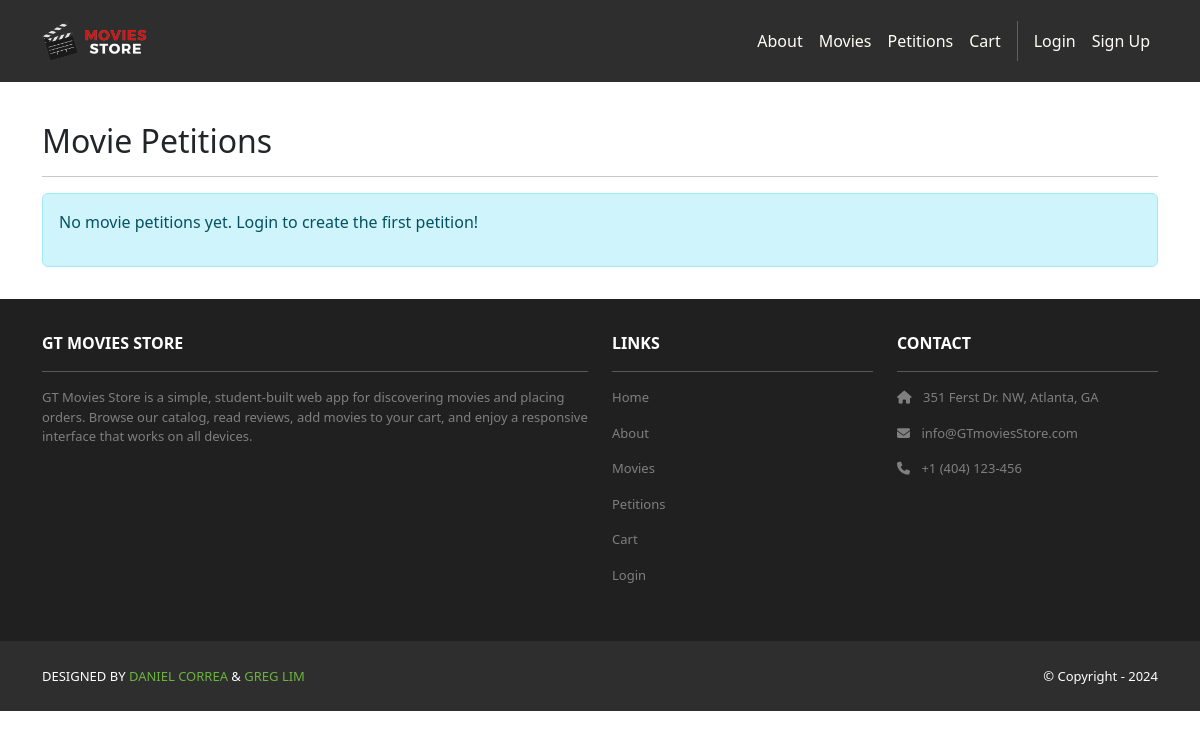
Before: /petitions/ with the older database file.
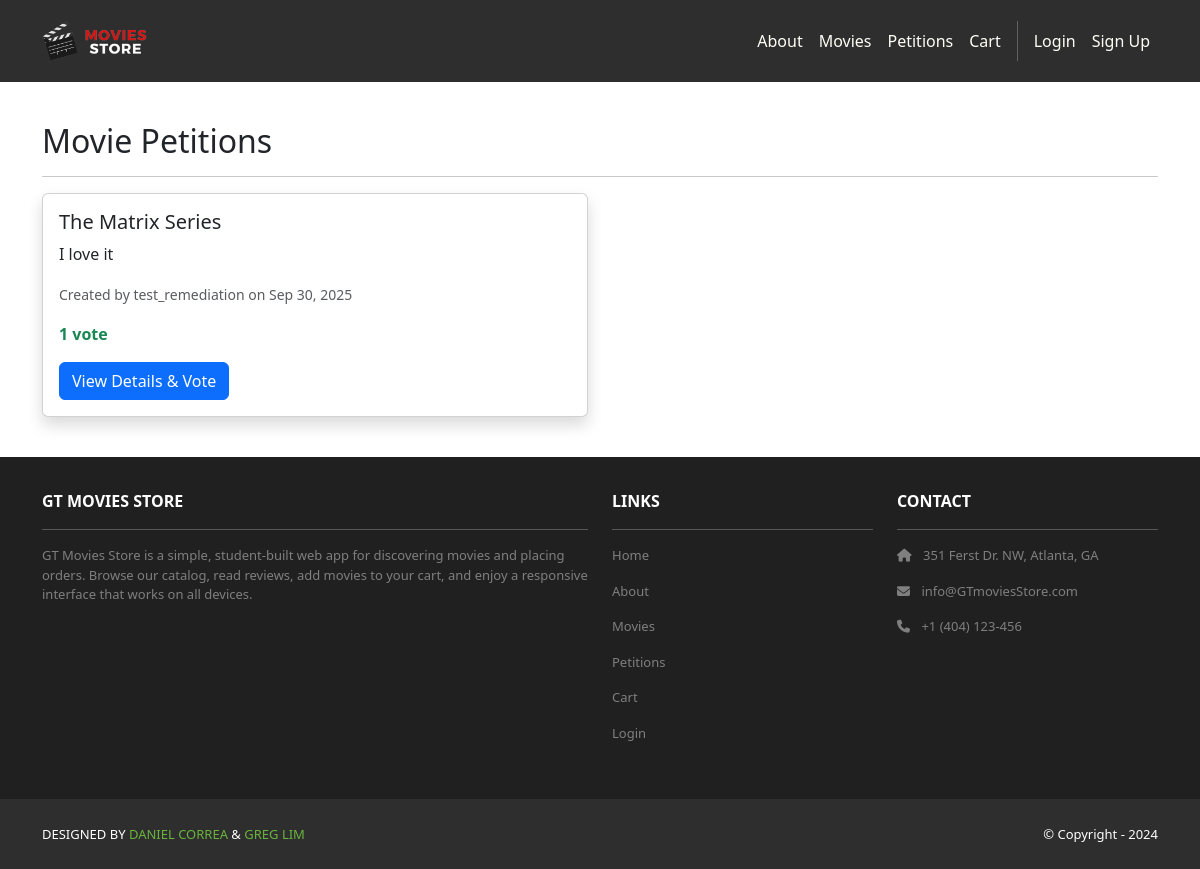
After: the same page with the newer database file.
### petitions/models.py (models this page shows, shortened)
class MoviePetition(models.Model):
    title = models.CharField(max_length=255)
    description = models.TextField()
    created_by = models.ForeignKey(User, on_delete=models.CASCADE)
    created_at = models.DateTimeField(auto_now_add=True)
    is_active = models.BooleanField(default=True)
    def get_vote_count(self):
        return self.petitionvote_set.count()

### petitions/views.py (the view)
# urls.py: path('', views.index, name='cart.index'),
def index(request):
    petitions = MoviePetition.objects.filter(is_active=True).order_by('-created_at')
    template_data = {
        'title': 'Movie Petitions',
        'petitions': petitions
    }
    return render(request, 'petitions/index.html', {'template_data': template_data})

### petitions/templates/petitions/index.html (shortened to what this page needs)
{% extends 'base.html' %}
{% block content %}
<div class="p-3 mt-4">
  <div class="container">
    <div class="row">
      <div class="col-md-12">
        <h2>Movie Petitions</h2>
        <hr />
        {% if template_data.petitions %}
        <div class="row">
          {% for petition in template_data.petitions %}
          <div class="col-md-6 mb-4">
            <div class="card shadow">
              <div class="card-body">
                <h5 class="card-title">{{ petition.title }}</h5>
                <p class="card-text">{{ petition.description|truncatewords:20 }}</p>
                <p class="text-muted">
                  <small>Created by {{ petition.created_by.username }} on {{ petition.created_at|date:"M d, Y" }}</small>
                </p>
                <p class="text-success">
                  <strong>{{ petition.get_vote_count }} vote{{ petition.get_vote_count|pluralize }}</strong>
                </p>
                <a href="{% url 'petitions.show' id=petition.id %}" class="btn btn-primary">View Details & Vote</a>
              </div>
            </div>
          </div>
          {% endfor %}
        </div>
        {% else %}
        <div class="alert alert-info">
          <p>No movie petitions yet. {% if user.is_authenticated %}<a href="{% url 'petitions.create' %}">Create the first one!</a>{% else %}Login to create the first petition!{% endif %}</p>
        </div>
        {% endif %}
      </div>
    </div>
  </div>
</div>
{% endblock content %}

Changed rows visible on the page:
added MoviePetition: title "The Matrix Series", description "I love it", created_by.username "test_remediation", created_at "Sep 30, 2025", get_vote_count "1"
Other visible differences:
text no longer shown: "No movie petitions yet. Login to create the first petition!"
